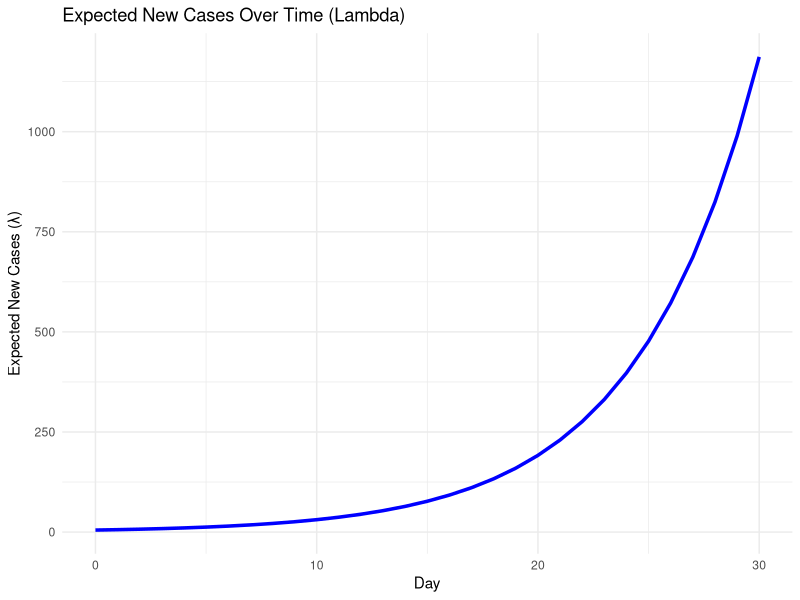
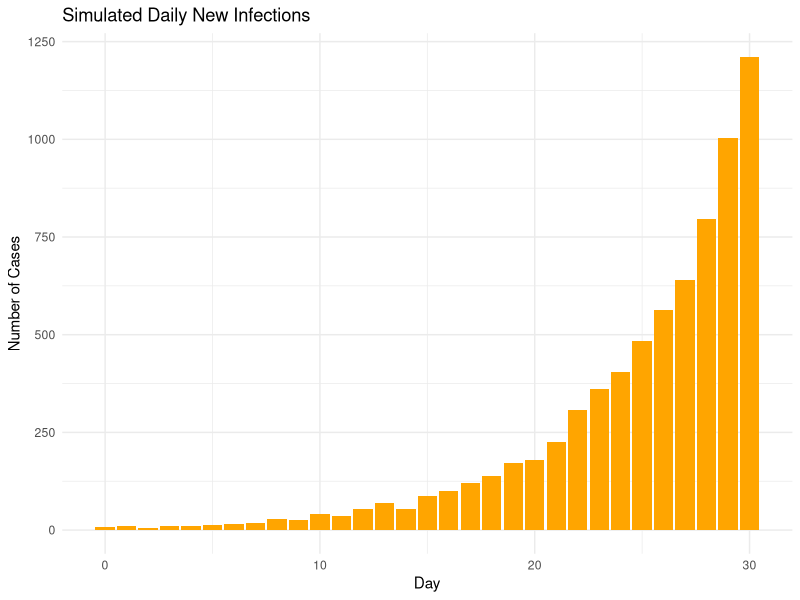
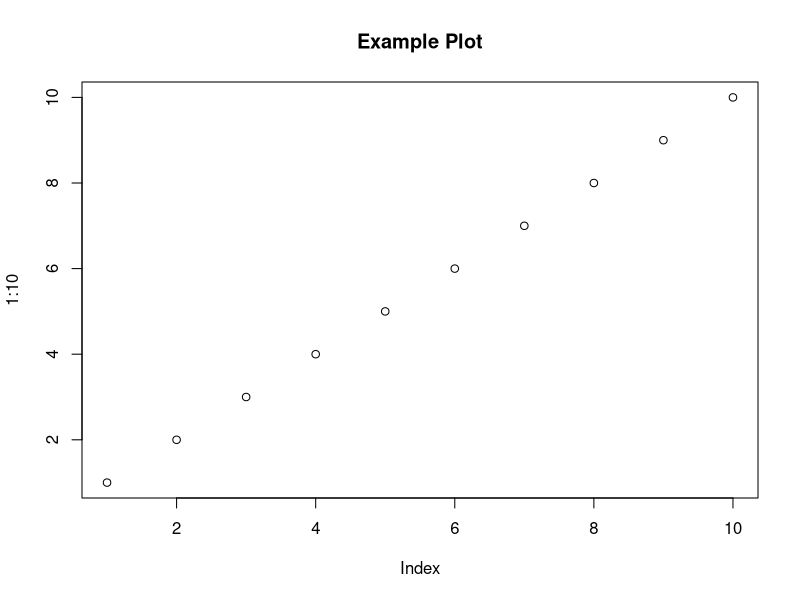

Source code (R) for these figures, in order:
# Load required package
library(ggplot2)

# 1. Define lambda(t): expected number of new cases on day t
lambda_t <- function(t, base_rate = 5, growth_rate = 0.2) {
  return(base_rate * (1 + growth_rate) ^ t)
}

# 2. Example: probability of exactly k new cases on day t
t <- 5         # Day 5
k <- 7         # Target number of cases
lambda <- lambda_t(t)

prob_k_cases <- dpois(k, lambda)
cat(sprintf("P(%d new cases on day %d) = %.4f\n", k, t, prob_k_cases))

# 3. Plot lambda(t) over 30 days
days <- 0:30
lambda_values <- lambda_t(days)

lambda_df <- data.frame(Day = days, Lambda = lambda_values)

ggplot(lambda_df, aes(x = Day, y = Lambda)) +
  geom_line(color = "blue", size = 1.2) +
  labs(title = "Expected New Cases Over Time (Lambda)",
       x = "Day",
       y = "Expected New Cases (λ)") +
  theme_minimal()

# 4. Simulate new cases for each day (Poisson random numbers)
set.seed(42)
sim_cases <- rpois(length(days), lambda_values)

sim_df <- data.frame(Day = days, SimulatedCases = sim_cases)

ggplot(sim_df, aes(x = Day, y = SimulatedCases)) +
  geom_bar(stat = "identity", fill = "orange") +
  labs(title = "Simulated Daily New Infections",
       x = "Day",
       y = "Number of Cases") +
  theme_minimal()

# Start the PNG device
png("my_plot.png", width = 800, height = 600)

# Generate the plot
plot(1:10, main = "Example Plot")

# Close the device to save the file
dev.off()